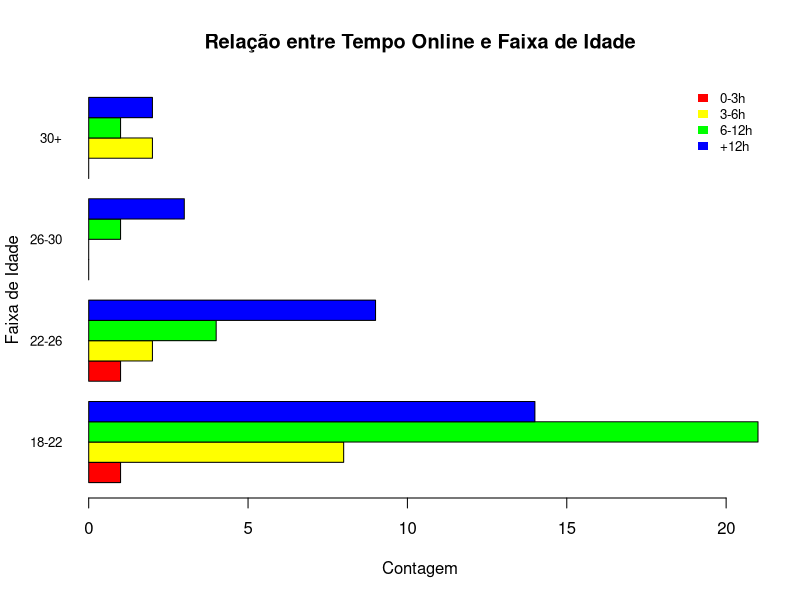

Here is the R script that generated this plot:
library(readxl)

# Carregar a planilha especificando a planilha "Microdados Num"
planilha <- read_excel("database_numerica.xlsx", sheet = "Microdados Num")

# Acesse as colunas "IDADE" e "HR_CONECTADO" no objeto de dados
idade <- planilha$IDADE
hr_conectado <- as.numeric(planilha$HR_CONECTADO)

# Criar os intervalos de idade e tempo
intervalos_idade <- cut(idade, breaks = c(18, 22, 26, 30, Inf), labels = c("18-22", "22-26", "26-30", "30+"))
intervalos_tempo <- cut(hr_conectado, breaks = c(0, 3, 6, 12, Inf), labels = c("0-3h", "3-6h","6-12h", "+12h"))

# Criar um novo dataframe com os intervalos de idade e tempo
relacao_intervalos <- data.frame(IDADE = factor(intervalos_idade), HR_CONECTADO = factor(intervalos_tempo))

# Contar a frequência de cada combinação de faixa de idade e tempo
contagem <- table(relacao_intervalos)

# Definir as cores para cada faixa de tempo
cores_tempo <- c("red", "yellow", "green", "blue")

# Criar o gráfico de barras invertido
grafico <- barplot(t(contagem), horiz = TRUE, beside = TRUE, 
                   ylab = "Faixa de Idade", xlab = "Contagem",
                   main = "Relação entre Tempo Online e Faixa de Idade",
                   col = cores_tempo, las = 1, cex.names = 0.8)


# Adicionar os nomes das faixas de tempo ao lado das barras correspondentes
nomes_tempo <- c("0-3h", "3-6h","6-12h", "+12h")

# Criar a legenda com as cores e faixas de tempo correspondentes
legenda <- paste(nomes_tempo)
legend("topright", legend = legenda, fill = cores_tempo, border = NA, bty = "n", text.col = "black", cex = 0.8)
